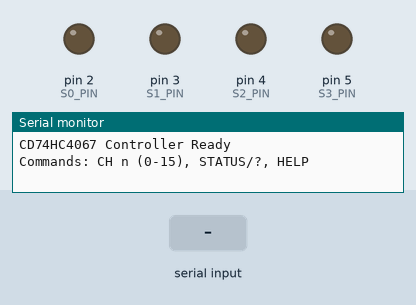
This sketch was run on a simulated Arduino Uno, built with avr-gcc and run on an emulated ATmega328P. On the bench: output pins drawn as LEDs (lit = HIGH), the last lines printed to the serial monitor. Inputs (shaded band) come from the test bench.

Above: at 1.2 s.
1.3 s: "CH 5\n" received over Serial
At 2.5 s:
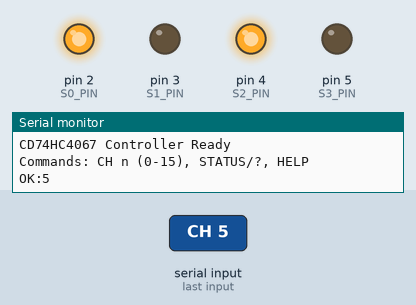
2.8 s: "CH 1\n" received over Serial
At 3.6 s:
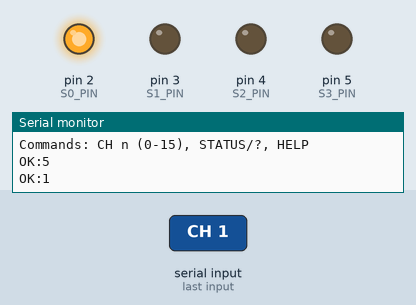
4.3 s: "CH5\n" received over Serial
At 4.8 s:
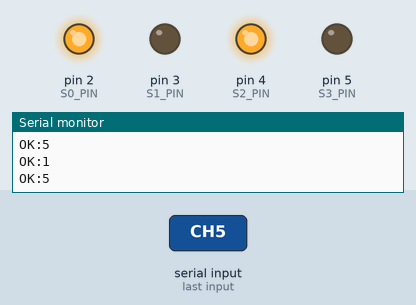
Timing chart, 0 to 7.3 s (numbered marks = the images above; inputs shaded):
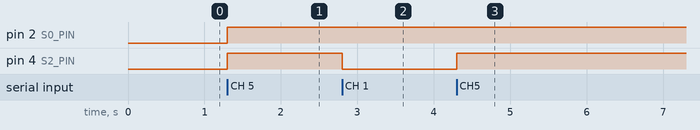

The sketch:

mux_controller.ino
```cpp
// CD74HC4067 Multiplexer Controller for KB2040
// Controls 16-channel mux via GPIO pins 2-5 (S0-S3)
// Note: GPIO pin 1 doesn't work, so pins shifted by 1
// Serial commands: CH n (0-15), STATUS/?, HELP

// Pin definitions for CD74HC4067 select lines
// Hardware mapping: Pin 2 → S0, Pin 3 → S1, Pin 4 → S2, Pin 5 → S3
#define S0_PIN 2  // LSB - GPIO pin 2 → S0
#define S1_PIN 3  // GPIO pin 3 → S1
#define S2_PIN 4  // GPIO pin 4 → S2
#define S3_PIN 5  // MSB - GPIO pin 5 → S3

uint8_t currentChannel = 0;

void setup() {
  // Initialize GPIO pins as outputs
  // Note: Ensure pins are configured before Serial.begin() to avoid conflicts
  pinMode(S0_PIN, OUTPUT);
  pinMode(S1_PIN, OUTPUT);
  pinMode(S2_PIN, OUTPUT);
  pinMode(S3_PIN, OUTPUT);

  // Set initial state (all LOW for channel 0)
  digitalWrite(S0_PIN, LOW);
  digitalWrite(S1_PIN, LOW);
  digitalWrite(S2_PIN, LOW);
  digitalWrite(S3_PIN, LOW);

  // Initialize serial communication (USB CDC, doesn't use GPIO 0/1)
  Serial.begin(115200);

  // Wait for serial connection (optional, remove if you want immediate startup)
  while (!Serial) {
    delay(10);
  }

  // Set initial channel to 0
  setChannel(0);

  Serial.println("CD74HC4067 Controller Ready");
  Serial.println("Commands: CH n (0-15), STATUS/?, HELP");
}

void loop() {
  // Check for incoming serial data
  if (Serial.available() > 0) {
    String command = Serial.readStringUntil('\n');
    command.trim();  // Remove whitespace
    command.toUpperCase();  // Convert to uppercase for case-insensitive parsing

    if (command.length() > 0) {
      processCommand(command);
    }
  }
}

void processCommand(String cmd) {
  // Parse CH command: "CH 5" or "CH5"
  if (cmd.startsWith("CH")) {
    // Extract channel number
    int spaceIndex = cmd.indexOf(' ');
    int channel;

    if (spaceIndex > 0) {
      // Format: "CH 5"
      channel = cmd.substring(spaceIndex + 1).toInt();
    } else if (cmd.length() > 2) {
      // Format: "CH5"
      channel = cmd.substring(2).toInt();
    } else {
      Serial.println("ERR:RANGE");
      return;
    }

    // Validate channel range
    if (channel >= 0 && channel <= 15) {
      setChannel(channel);
      Serial.print("OK:");
      Serial.println(channel);
    } else {
      Serial.println("ERR:RANGE");
    }
  }
  // STATUS or ? command
  else if (cmd == "STATUS" || cmd == "?") {
    Serial.print("CH:");
    Serial.println(currentChannel);
  }
  // HELP command
  else if (cmd == "HELP") {
    Serial.println("CD74HC4067 Controller Commands:");
    Serial.println("  CH n      - Select channel (0-15)");
    Serial.println("  STATUS    - Show current channel");
    Serial.println("  ?         - Show current channel");
    Serial.println("  HELP      - Show this help");
  }
  // Unknown command
  else {
    Serial.println("ERR:CMD");
  }
}

void setChannel(uint8_t channel) {
  // Set GPIO pins based on binary representation of channel
  digitalWrite(S0_PIN, channel & 0x01);        // Bit 0 (LSB)
  digitalWrite(S1_PIN, (channel >> 1) & 0x01); // Bit 1
  digitalWrite(S2_PIN, (channel >> 2) & 0x01); // Bit 2
  digitalWrite(S3_PIN, (channel >> 3) & 0x01); // Bit 3 (MSB)

  currentChannel = channel;
}
```

Measured:
- after the input at 1.3 s, pin 2 (S0_PIN), pin 4 (S2_PIN): LOW → HIGH at once
- after the input at 2.8 s, pin 4 (S2_PIN): HIGH → LOW at once
- after the input at 4.3 s, pin 4 (S2_PIN): LOW → HIGH at once
